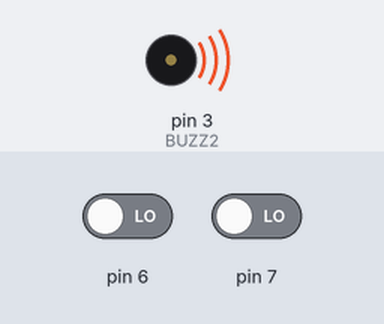
Bench run of a sketch on a simulated Arduino Nano, built with avr-gcc and run on an emulated ATmega328P. On the bench: buzzer (waves = sounding). The test bench sets the inputs (shaded band); at power-on: pin 6 LOW, pin 7 LOW.

Above: at 12.5 s.
12.6 s: pin 6 driven HIGH
At 21.8 s:
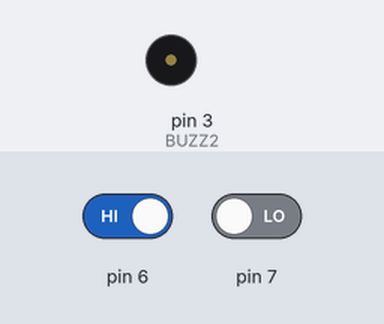
Timing chart, 0 to 22.8 s (numbered marks = the images above; inputs shaded):
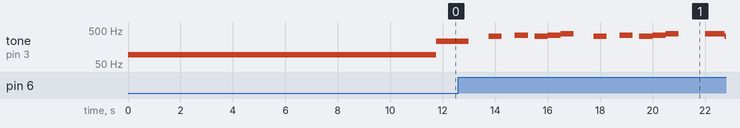

The sketch:

Chord.ino
```cpp
#define B0 31
#define C1 33
#define CS1 35
#define D1 37
#define DS1 39
#define E1 41
#define F1 44
#define FS1 46
#define G1 49
#define GS1 52
#define A1 55
#define AS1 58
#define B1 62
#define C2 65
#define CS2 69
#define D2 73
#define DS2 78
#define E2 82
#define F2 87
#define FS2 93
#define G2 98
#define GS2 104
#define A2 110
#define AS2 117
#define B2 123
#define C3 131
#define CS3 139
#define D3 147
#define DS3 156
#define E3 165
#define F3 175
#define FS3 185
#define G3 196
#define GS3 208
#define A3 220
#define AS3 233
#define B3 247
#define C4 262
#define CS4 277
#define D4 294
#define DS4 311
#define E4 330
#define F4 349
#define FS4 370
#define G4 392
#define GS4 415
#define A4 440
#define AS4 466
#define B4 494
#define C5 523
#define CS5 554
#define D5 587
#define DS5 622
#define E5 659
#define F5 698
#define FS5 740
#define G5 784
#define GS5 831
#define A5 880
#define AS5 932
#define B5 988
#define C6 1047
#define CS6 1109
#define D6 1175
#define DS6 1245
#define E6 1319
#define F6 1397
#define FS6 1480
#define G6 1568
#define GS6 1661
#define A6 1760
#define AS6 1865
#define B6 1976
#define C7 2093
#define CS7 2217
#define D7 2349
#define DS7 2489
#define E7 2637
#define F7 2794
#define FS7 2960
#define G7 3136
#define GS7 3322
#define A7 3520
#define AS7 3729
#define B7 3951
#define C8 4186
#define CS8 4435
#define D8 4699
#define DS8 4978
const int BUZZ2 = 3;

#define DEATH_MELODY_SIZE 12
const short buzz2_deathMelody_freq[DEATH_MELODY_SIZE] = {
    00, C4, 00, C4, C4, C4, A3, G3, F3, 00, 00, 00,
};
const short deathMelody_duration[DEATH_MELODY_SIZE] = {
     1,  1,  1,  1,  2,  2,  2,  2,  1,  3,  1,  8
};
const bool deathMelody_continuous[DEATH_MELODY_SIZE] = {
     0,  0,  0,  0,  0,  0,  0,  0,  0,  0,  0,  0
};

#define MENU_MELODY_SIZE 37
const short menu_freq[MENU_MELODY_SIZE] = {
    00, 00, 00, E4, 00, F4, 00, E4, F4, G4, 00,
    E4, 00, F4, 00, E4, F4, G4, 00,
    00, G4, 00, E4, 00, A4, A4, 00, E4, 00,
    00, 00, 00, 00, E4, A3, G4, G4,
};
const short menu_duration[MENU_MELODY_SIZE] = {
     2,  2,  2,  4,  4,  4,  2,  4,  4,  4,  6,
     4,  4,  4,  2,  4,  4,  4,  6,
     2,  6,  0,  8,  2,  2,  2,  2,  8,  2,
     4,  4,  4,  4,  4,  2,  2,  8,
};
const bool menu_break[MENU_MELODY_SIZE] = {
     0,  0,  0,  0,  0,  0,  0,  0,  0,  0,  0,
     0,  0,  0,  0,  0,  0,  0,  1,
     0,  0,  0,  0,  0,  0,  0,  0,  0,  0,
     0,  0,  0,  1,  0,  1,  1,  0
};
#define SUSPECT_MELODY_SIZE 310//293
const short melody_freq[SUSPECT_MELODY_SIZE] = {
    D3, 00,CS3, 00, B2, A2, G2, 00, D3, 00,CS3, 00, B2, A2, G2, 00,
    D3, 00,CS3, 00, B2, A2, G2, 00, D3, 00, B2, 00, B1, 00, B2, 00,
    G4, G4, D4, D4, D4, D4, D4, D4, G4, G4, 00, A4,CS5, D5,
    B3, B3, B2, B2, B3, B3, B2, B2, B3, B3, B2, B2, B3, B3, A4, D5,

    00, 00, G3, 00, 00, G3, 00, 00, A3, 00, 00, G3, A3, D4, F4, F4,
    G4, G4, E4, E4, D4, D4, A3, A3, D4, C4, A3, G3, G3, A3,
    B4, B4, F5, F5, B4, B4, F5, F5, B4, B4, F5, F5, 00, A4,CS5, D5,
    G4, G4, E4, E4, D4, D4, A3, A3, D4, C4, A3, G3, G3, A3, A4, D5,

    00, 00, G3, 00, 00, G3, 00, 00, A3, 00, 00, G3, A3, D4, F4, F4,
    G3, G3, E3, E3, D3, D3, A2, A2, D3, C3, A2, G2, G2, D5, D4,
    G3, C3, G3, C3, B3, E3, B3, E3, F4, D4, D4, C4, A3,
    C4, A3, C4, G3, C4, G3, C4, C4, C4, D4, D4,

    G3, C3, G3, C3, B3, E3, B3, E3, F4, D4, D4, A3, 00,
    C4, A3, C4, G3, C4, G3, C4, C4, C4, D4, D4,
    00, G3, A3, G4, D4, G3, A4, D4,
    C5, D4, D4, D4, D4, D4,

    00, D4, C4, A3, C4, A3, C3, D3, 00,

    D4, D4, E4, D4, C4, F4, F4, G4, D4, C4, A3, F3,
    00, F4, F4, F4, F4, C4, C4, A3, C4, A3, A3, C4, E4, 00, F4,

    D4, D4, E4, D5, D4, A3, A3, A3, E4, F4, D4, 00,
    D4, D4, D4, E4, F4, E4, E4, F4, A4, C4, 00,

    D4, G3, 00, C4, G3, 00, D4, D4, E4, E4, D4, 00,
    D4, D4, 00, C4, C4, 00, A4, A4, G4, G4, F4, A4,
    E4, F4, 00, D4, G4, A3, G3
};

const short melody_duration[SUSPECT_MELODY_SIZE] = {
     2,  2,  2,  2,  2,  2,  2,  2,  2,  2,  2,  2,  2,  2,  2,  2,
     2,  2,  2,  2,  2,  2,  2,  2,  2,  2,  2,  2,  2,  1,  1,  4,
     4,  4,  3,  1,  3,  1,  3,  1,  3,  1,  3,  1,  3,  1,
     3,  1,  3,  1,  3,  1,  3,  1,  3,  1,  3,  1,  3,  1,  3,  1,

     2,  2,  2,  2,  2,  2,  2,  2,  2,  2,  2,  2,  2,  2,  2,  2,
     2,  2,  2,  2,  2,  2,  2,  2,  4,  4,  2,  2,  2,  2,
     3,  1,  3,  1,  3,  1,  3,  1,  3,  1,  3,  1,  3,  1,  3,  1,
     3,  1,  3,  1,  3,  1,  3,  1,  3,  1,  3,  1,  3,  1,  3,  1,

     2,  2,  2,  2,  2,  2,  2,  2,  2,  2,  2,  2,  2,  2,  2,  2,
     2,  2,  2,  2,  2,  2,  2,  2,  2,  2,  2,  2,  2,  2,  4,
     1,  1,  1,  1,  1,  1,  1,  1,  1,  2,  2,  2,  1,
     2,  2,  1,  1,  1,  1,  1,  1,  1,  4,  1,

     1,  1,  1,  1,  1,  1,  1,  1,  1,  2,  2,  1,  2,
     2,  2,  1,  1,  1,  1,  1,  1,  1,  4,  1,
     2,  2,  2,  2,  2,  2,  2,  2,
     2,  2,  4,  2,  2,  4,

     2,  2,  2,  2,  2,  2,  2,  2,  16,

     4,  4,  2,  4,  4,  2,  2,  2,  2,  2,  2,  2,
     2,  2,  2,  2,  2,  2,  2,  2,  2,  2,  2,  2,  2,  2,  4,

     4,  4,  2,  4,  4,  2,  2,  2,  4,  4,  2,  2,
     2,  8,  1,  1,  2,  2,  2,  2,  4,  4,  4,

     2,  2,  4,  2,  2,  2,  2,  2,  2,  4,  4,  4,
     2,  2,  4,  2,  2,  2,  2,  2,  2,  2,  2,  4,
     2,  2,  2,  2,  2,  4, 16
};

const bool melody_break[SUSPECT_MELODY_SIZE] = {0};

volatile bool startTone = false;
const short* curSong, *curSongDuration;
const bool* songBreak;

volatile int curPosition = 0;
volatile int curSongLength = DEATH_MELODY_SIZE;
volatile short progress = 0;

void setup()
{
    pinMode(BUZZ2, OUTPUT);
    pinMode(6, INPUT);
    pinMode(7, INPUT);

    // Serial.begin(9600);
    // curSong = melody_freq;
    // songBreak = menu_break;
    // curSongDuration = melody_duration;
    // curSongLength = SUSPECT_MELODY_SIZE;
    // curPosition = 0;
}

bool playing = false;
int record = 0B0010;
bool songChanged = false;

void loop()
{
    // init buffer and pointer
    bool pin6 = digitalRead(6)==HIGH;
    bool pin7 = digitalRead(7)==HIGH;

    // check recieved message, and it's different song
    if(record != ((1<<1)*(pin6)|(1*pin7))){
        // inform its partner
        digitalWrite(12, pin6*HIGH);
        digitalWrite(13, pin7*HIGH);

        // update state
        record = ((1<<1)*(pin6)|(1*pin7));
        songChanged = true;

        if(pin6 && !pin7){
            curSong = menu_freq;
            curSongDuration = menu_duration;
            songBreak = menu_break;
            curSongLength = MENU_MELODY_SIZE;
        }
        if(!pin6 && pin7){
            curSong = melody_freq;
            curSongDuration = melody_duration;
            songBreak = melody_break;
            curSongLength = SUSPECT_MELODY_SIZE;
        }
        if(pin6 && pin7){
            curSong = buzz2_deathMelody_freq;
            curSongDuration = deathMelody_duration;
            songBreak = deathMelody_continuous;
            curSongLength = DEATH_MELODY_SIZE;
        }
    }


    if(!playing || songChanged){
        songChanged = false;

        playing = true;
        curPosition = 0;
    }
    if(playing){
        // play the theme
        noTone(BUZZ2);
        tone(BUZZ2, curSong[curPosition], curSongDuration[curPosition]*125 -25*songBreak[curPosition]);
        delay(curSongDuration[curPosition]*125);
        curPosition++;
        if(curPosition == curSongLength){
            playing = false;
            noTone(BUZZ2);
        }
    }
}
```
